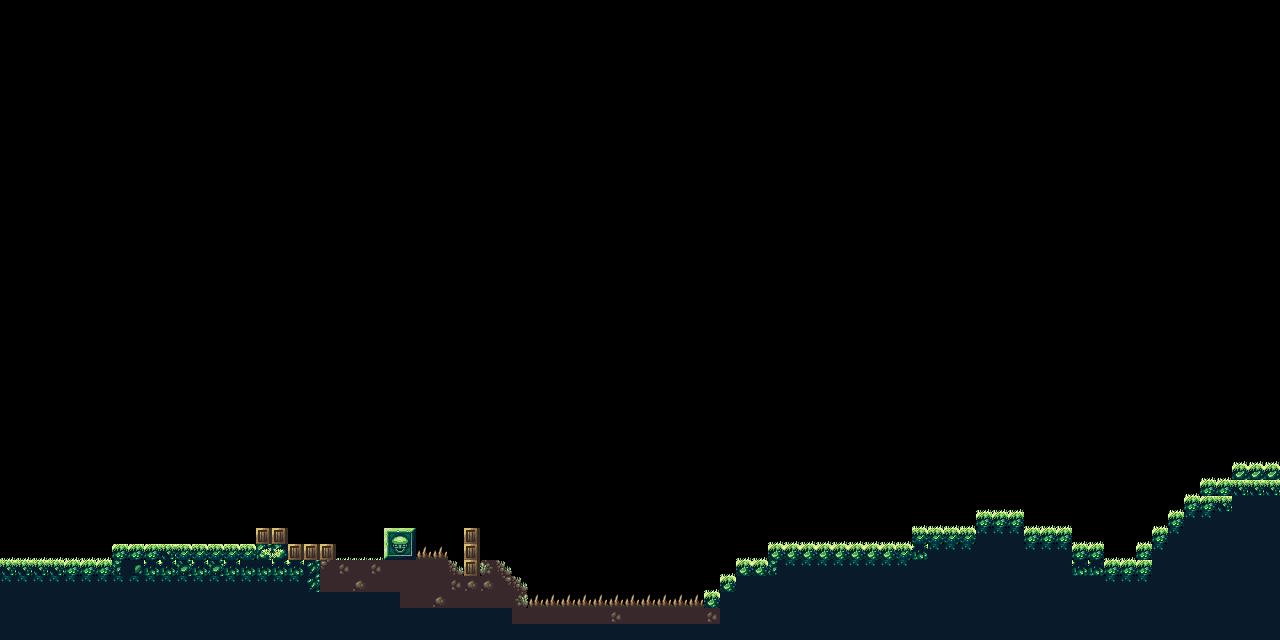

A level layout from a 2D game, rendered from its tile map. Below: a short description, then the map file with its tile-grid data intact:
An orthogonal 80x40 tile map with 16x16 px tiles, 1 tile layer (Tile Layer 1).

<map version="1.5" tiledversion="1.6.0" orientation="orthogonal" renderorder="right-down" width="80" height="40" tilewidth="16" tileheight="16" infinite="0" nextlayerid="2" nextobjectid="1">
 <editorsettings>
  <export target="level.json" format="json" />
 </editorsettings>
 <tileset firstgid="1" source="Tileset.tsx" />
 <layer id="1" name="Tile Layer 1" width="80" height="40">
  <data encoding="csv">
0,0,0,0,0,0,0,0,0,0,0,0,0,0,0,0,0,0,0,0,0,0,0,0,0,0,0,0,0,0,0,0,0,0,0,0,0,0,0,0,0,0,0,0,0,0,0,0,0,0,0,0,0,0,0,0,0,0,0,0,0,0,0,0,0,0,0,0,0,0,0,0,0,0,0,0,0,0,0,0,
0,0,0,0,0,0,0,0,0,0,0,0,0,0,0,0,0,0,0,0,0,0,0,0,0,0,0,0,0,0,0,0,0,0,0,0,0,0,0,0,0,0,0,0,0,0,0,0,0,0,0,0,0,0,0,0,0,0,0,0,0,0,0,0,0,0,0,0,0,0,0,0,0,0,0,0,0,0,0,0,
0,0,0,0,0,0,0,0,0,0,0,0,0,0,0,0,0,0,0,0,0,0,0,0,0,0,0,0,0,0,0,0,0,0,0,0,0,0,0,0,0,0,0,0,0,0,0,0,0,0,0,0,0,0,0,0,0,0,0,0,0,0,0,0,0,0,0,0,0,0,0,0,0,0,0,0,0,0,0,0,
0,0,0,0,0,0,0,0,0,0,0,0,0,0,0,0,0,0,0,0,0,0,0,0,0,0,0,0,0,0,0,0,0,0,0,0,0,0,0,0,0,0,0,0,0,0,0,0,0,0,0,0,0,0,0,0,0,0,0,0,0,0,0,0,0,0,0,0,0,0,0,0,0,0,0,0,0,0,0,0,
0,0,0,0,0,0,0,0,0,0,0,0,0,0,0,0,0,0,0,0,0,0,0,0,0,0,0,0,0,0,0,0,0,0,0,0,0,0,0,0,0,0,0,0,0,0,0,0,0,0,0,0,0,0,0,0,0,0,0,0,0,0,0,0,0,0,0,0,0,0,0,0,0,0,0,0,0,0,0,0,
0,0,0,0,0,0,0,0,0,0,0,0,0,0,0,0,0,0,0,0,0,0,0,0,0,0,0,0,0,0,0,0,0,0,0,0,0,0,0,0,0,0,0,0,0,0,0,0,0,0,0,0,0,0,0,0,0,0,0,0,0,0,0,0,0,0,0,0,0,0,0,0,0,0,0,0,0,0,0,0,
0,0,0,0,0,0,0,0,0,0,0,0,0,0,0,0,0,0,0,0,0,0,0,0,0,0,0,0,0,0,0,0,0,0,0,0,0,0,0,0,0,0,0,0,0,0,0,0,0,0,0,0,0,0,0,0,0,0,0,0,0,0,0,0,0,0,0,0,0,0,0,0,0,0,0,0,0,0,0,0,
0,0,0,0,0,0,0,0,0,0,0,0,0,0,0,0,0,0,0,0,0,0,0,0,0,0,0,0,0,0,0,0,0,0,0,0,0,0,0,0,0,0,0,0,0,0,0,0,0,0,0,0,0,0,0,0,0,0,0,0,0,0,0,0,0,0,0,0,0,0,0,0,0,0,0,0,0,0,0,0,
0,0,0,0,0,0,0,0,0,0,0,0,0,0,0,0,0,0,0,0,0,0,0,0,0,0,0,0,0,0,0,0,0,0,0,0,0,0,0,0,0,0,0,0,0,0,0,0,0,0,0,0,0,0,0,0,0,0,0,0,0,0,0,0,0,0,0,0,0,0,0,0,0,0,0,0,0,0,0,0,
0,0,0,0,0,0,0,0,0,0,0,0,0,0,0,0,0,0,0,0,0,0,0,0,0,0,0,0,0,0,0,0,0,0,0,0,0,0,0,0,0,0,0,0,0,0,0,0,0,0,0,0,0,0,0,0,0,0,0,0,0,0,0,0,0,0,0,0,0,0,0,0,0,0,0,0,0,0,0,0,
0,0,0,0,0,0,0,0,0,0,0,0,0,0,0,0,0,0,0,0,0,0,0,0,0,0,0,0,0,0,0,0,0,0,0,0,0,0,0,0,0,0,0,0,0,0,0,0,0,0,0,0,0,0,0,0,0,0,0,0,0,0,0,0,0,0,0,0,0,0,0,0,0,0,0,0,0,0,0,0,
0,0,0,0,0,0,0,0,0,0,0,0,0,0,0,0,0,0,0,0,0,0,0,0,0,0,0,0,0,0,0,0,0,0,0,0,0,0,0,0,0,0,0,0,0,0,0,0,0,0,0,0,0,0,0,0,0,0,0,0,0,0,0,0,0,0,0,0,0,0,0,0,0,0,0,0,0,0,0,0,
0,0,0,0,0,0,0,0,0,0,0,0,0,0,0,0,0,0,0,0,0,0,0,0,0,0,0,0,0,0,0,0,0,0,0,0,0,0,0,0,0,0,0,0,0,0,0,0,0,0,0,0,0,0,0,0,0,0,0,0,0,0,0,0,0,0,0,0,0,0,0,0,0,0,0,0,0,0,0,0,
0,0,0,0,0,0,0,0,0,0,0,0,0,0,0,0,0,0,0,0,0,0,0,0,0,0,0,0,0,0,0,0,0,0,0,0,0,0,0,0,0,0,0,0,0,0,0,0,0,0,0,0,0,0,0,0,0,0,0,0,0,0,0,0,0,0,0,0,0,0,0,0,0,0,0,0,0,0,0,0,
0,0,0,0,0,0,0,0,0,0,0,0,0,0,0,0,0,0,0,0,0,0,0,0,0,0,0,0,0,0,0,0,0,0,0,0,0,0,0,0,0,0,0,0,0,0,0,0,0,0,0,0,0,0,0,0,0,0,0,0,0,0,0,0,0,0,0,0,0,0,0,0,0,0,0,0,0,0,0,0,
0,0,0,0,0,0,0,0,0,0,0,0,0,0,0,0,0,0,0,0,0,0,0,0,0,0,0,0,0,0,0,0,0,0,0,0,0,0,0,0,0,0,0,0,0,0,0,0,0,0,0,0,0,0,0,0,0,0,0,0,0,0,0,0,0,0,0,0,0,0,0,0,0,0,0,0,0,0,0,0,
0,0,0,0,0,0,0,0,0,0,0,0,0,0,0,0,0,0,0,0,0,0,0,0,0,0,0,0,0,0,0,0,0,0,0,0,0,0,0,0,0,0,0,0,0,0,0,0,0,0,0,0,0,0,0,0,0,0,0,0,0,0,0,0,0,0,0,0,0,0,0,0,0,0,0,0,0,0,0,0,
0,0,0,0,0,0,0,0,0,0,0,0,0,0,0,0,0,0,0,0,0,0,0,0,0,0,0,0,0,0,0,0,0,0,0,0,0,0,0,0,0,0,0,0,0,0,0,0,0,0,0,0,0,0,0,0,0,0,0,0,0,0,0,0,0,0,0,0,0,0,0,0,0,0,0,0,0,0,0,0,
0,0,0,0,0,0,0,0,0,0,0,0,0,0,0,0,0,0,0,0,0,0,0,0,0,0,0,0,0,0,0,0,0,0,0,0,0,0,0,0,0,0,0,0,0,0,0,0,0,0,0,0,0,0,0,0,0,0,0,0,0,0,0,0,0,0,0,0,0,0,0,0,0,0,0,0,0,0,0,0,
0,0,0,0,0,0,0,0,0,0,0,0,0,0,0,0,0,0,0,0,0,0,0,0,0,0,0,0,0,0,0,0,0,0,0,0,0,0,0,0,0,0,0,0,0,0,0,0,0,0,0,0,0,0,0,0,0,0,0,0,0,0,0,0,0,0,0,0,0,0,0,0,0,0,0,0,0,0,0,0,
0,0,0,0,0,0,0,0,0,0,0,0,0,0,0,0,0,0,0,0,0,0,0,0,0,0,0,0,0,0,0,0,0,0,0,0,0,0,0,0,0,0,0,0,0,0,0,0,0,0,0,0,0,0,0,0,0,0,0,0,0,0,0,0,0,0,0,0,0,0,0,0,0,0,0,0,0,0,0,0,
0,0,0,0,0,0,0,0,0,0,0,0,0,0,0,0,0,0,0,0,0,0,0,0,0,0,0,0,0,0,0,0,0,0,0,0,0,0,0,0,0,0,0,0,0,0,0,0,0,0,0,0,0,0,0,0,0,0,0,0,0,0,0,0,0,0,0,0,0,0,0,0,0,0,0,0,0,0,0,0,
0,0,0,0,0,0,0,0,0,0,0,0,0,0,0,0,0,0,0,0,0,0,0,0,0,0,0,0,0,0,0,0,0,0,0,0,0,0,0,0,0,0,0,0,0,0,0,0,0,0,0,0,0,0,0,0,0,0,0,0,0,0,0,0,0,0,0,0,0,0,0,0,0,0,0,0,0,0,0,0,
0,0,0,0,0,0,0,0,0,0,0,0,0,0,0,0,0,0,0,0,0,0,0,0,0,0,0,0,0,0,0,0,0,0,0,0,0,0,0,0,0,0,0,0,0,0,0,0,0,0,0,0,0,0,0,0,0,0,0,0,0,0,0,0,0,0,0,0,0,0,0,0,0,0,0,0,0,0,0,0,
0,0,0,0,0,0,0,0,0,0,0,0,0,0,0,0,0,0,0,0,0,0,0,0,0,0,0,0,0,0,0,0,0,0,0,0,0,0,0,0,0,0,0,0,0,0,0,0,0,0,0,0,0,0,0,0,0,0,0,0,0,0,0,0,0,0,0,0,0,0,0,0,0,0,0,0,0,0,0,0,
0,0,0,0,0,0,0,0,0,0,0,0,0,0,0,0,0,0,0,0,0,0,0,0,0,0,0,0,0,0,0,0,0,0,0,0,0,0,0,0,0,0,0,0,0,0,0,0,0,0,0,0,0,0,0,0,0,0,0,0,0,0,0,0,0,0,0,0,0,0,0,0,0,0,0,0,0,0,0,0,
0,0,0,0,0,0,0,0,0,0,0,0,0,0,0,0,0,0,0,0,0,0,0,0,0,0,0,0,0,0,0,0,0,0,0,0,0,0,0,0,0,0,0,0,0,0,0,0,0,0,0,0,0,0,0,0,0,0,0,0,0,0,0,0,0,0,0,0,0,0,0,0,0,0,0,0,0,0,0,0,
0,0,0,0,0,0,0,0,0,0,0,0,0,0,0,0,0,0,0,0,0,0,0,0,0,0,0,0,0,0,0,0,0,0,0,0,0,0,0,0,0,0,0,0,0,0,0,0,0,0,0,0,0,0,0,0,0,0,0,0,0,0,0,0,0,0,0,0,0,0,0,0,0,0,0,0,0,0,0,0,
0,0,0,0,0,0,0,0,0,0,0,0,0,0,0,0,0,0,0,0,0,0,0,0,0,0,0,0,0,0,0,0,0,0,0,0,0,0,0,0,0,0,0,0,0,0,0,0,0,0,0,0,0,0,0,0,0,0,0,0,0,0,0,0,0,0,0,0,0,0,0,0,0,0,0,0,0,3,3,3,
0,0,0,0,0,0,0,0,0,0,0,0,0,0,0,0,0,0,0,0,0,0,0,0,0,0,0,0,0,0,0,0,0,0,0,0,0,0,0,0,0,0,0,0,0,0,0,0,0,0,0,0,0,0,0,0,0,0,0,0,0,0,0,0,0,0,0,0,0,0,0,0,0,0,0,3,3,14,14,14,
0,0,0,0,0,0,0,0,0,0,0,0,0,0,0,0,0,0,0,0,0,0,0,0,0,0,0,0,0,0,0,0,0,0,0,0,0,0,0,0,0,0,0,0,0,0,0,0,0,0,0,0,0,0,0,0,0,0,0,0,0,0,0,0,0,0,0,0,0,0,0,0,0,0,3,19,19,12,12,12,
0,0,0,0,0,0,0,0,0,0,0,0,0,0,0,0,0,0,0,0,0,0,0,0,0,0,0,0,0,0,0,0,0,0,0,0,0,0,0,0,0,0,0,0,0,0,0,0,0,0,0,0,0,0,0,0,0,0,0,0,0,11,11,11,0,0,0,0,0,0,0,0,0,3,19,19,12,32,32,32,
0,0,0,0,0,0,0,0,0,0,0,0,0,0,0,0,0,0,0,0,0,0,0,0,0,0,0,0,0,0,0,0,0,0,0,0,0,0,0,0,0,0,0,0,0,0,0,0,0,0,0,0,0,0,0,0,0,11,11,11,11,19,19,19,11,11,11,0,0,0,0,0,3,19,26,26,32,32,32,32,
0,0,0,0,0,0,0,0,0,0,0,0,0,0,0,0,28,28,0,0,0,0,0,0,54,55,0,0,0,28,0,0,0,0,0,0,0,0,0,0,0,0,0,0,0,0,0,0,11,11,11,11,11,11,11,11,11,22,22,22,22,26,26,26,19,19,19,11,11,0,0,3,19,26,32,32,32,32,32,32,
11,11,11,11,11,11,11,19,19,19,12,22,22,22,22,22,23,24,28,28,28,11,11,11,59,60,48,48,0,28,0,0,0,0,0,0,0,0,0,0,0,0,0,0,0,0,11,11,13,13,13,13,13,13,13,13,22,29,26,26,26,32,32,32,26,26,26,19,19,11,11,19,26,32,32,32,32,32,32,32,
12,12,12,12,19,19,19,31,33,29,29,30,29,30,29,42,42,29,29,27,36,45,51,45,51,51,51,51,38,28,44,38,0,0,0,0,0,0,0,0,0,0,0,0,0,11,13,13,31,26,26,26,26,26,26,26,26,32,32,32,32,32,32,32,32,32,32,49,49,19,19,19,32,32,32,32,32,32,32,32,
26,26,26,26,26,26,26,26,26,26,26,26,26,26,26,26,26,26,26,27,51,51,46,51,51,51,51,51,45,46,46,37,38,0,0,0,0,0,0,0,0,0,0,0,11,13,32,32,32,32,32,32,32,32,32,32,32,32,32,32,32,32,32,32,32,32,32,32,32,26,26,26,32,32,32,32,32,32,32,32,
32,32,32,32,32,32,32,32,32,32,32,32,32,32,32,32,32,32,32,32,32,32,32,32,32,51,52,46,51,51,51,51,47,48,48,48,48,48,48,48,48,48,48,48,13,32,32,32,32,32,32,32,32,32,32,32,32,32,32,32,32,32,32,32,32,32,32,32,32,32,32,32,32,32,32,32,32,32,32,32,
32,32,32,32,32,32,32,32,32,32,32,32,32,32,32,32,32,32,32,32,32,32,32,32,32,32,32,32,32,32,32,32,51,51,51,51,51,51,45,51,51,51,51,51,45,32,32,32,32,32,32,32,32,32,32,32,32,32,32,32,32,32,32,32,32,32,32,32,32,32,32,32,32,32,32,32,32,32,32,32,
32,32,32,32,32,32,32,32,32,32,32,32,32,32,32,32,32,32,32,32,32,32,32,32,32,32,32,32,32,32,32,32,32,32,32,32,32,32,32,32,32,32,32,32,32,32,32,32,32,32,32,32,32,32,32,32,32,32,32,32,32,32,32,32,32,32,32,32,32,32,32,32,32,32,32,32,32,32,32,32
</data>
 </layer>
</map>